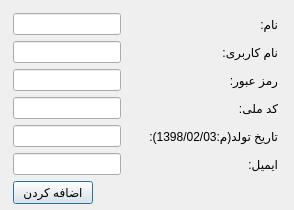
<?xml version="1.0" encoding="UTF-8"?>
<ui version="4.0">
 <class>add_user_ui</class>
 <widget class="QDialog" name="add_user_ui">
  <property name="geometry">
   <rect>
    <x>0</x>
    <y>0</y>
    <width>294</width>
    <height>210</height>
   </rect>
  </property>
  <property name="windowTitle">
   <string>اضافه کردن کاربر</string>
  </property>
  <widget class="QWidget" name="formLayoutWidget">
   <property name="geometry">
    <rect>
     <x>10</x>
     <y>10</y>
     <width>271</width>
     <height>211</height>
    </rect>
   </property>
   <layout class="QFormLayout" name="formLayout">
    <property name="leftMargin">
     <number>3</number>
    </property>
    <property name="topMargin">
     <number>3</number>
    </property>
    <property name="rightMargin">
     <number>3</number>
    </property>
    <property name="bottomMargin">
     <number>0</number>
    </property>
    <item row="0" column="0">
     <widget class="QLineEdit" name="lineEdit"/>
    </item>
    <item row="0" column="1">
     <widget class="QLabel" name="label">
      <property name="text">
       <string>نام:</string>
      </property>
     </widget>
    </item>
    <item row="1" column="0">
     <widget class="QLineEdit" name="lineEdit_2"/>
    </item>
    <item row="2" column="0">
     <widget class="QLineEdit" name="lineEdit_6"/>
    </item>
    <item row="2" column="1">
     <widget class="QLabel" name="label_6">
      <property name="text">
       <string>رمز عبور:</string>
      </property>
     </widget>
    </item>
    <item row="3" column="0">
     <widget class="QLineEdit" name="lineEdit_3"/>
    </item>
    <item row="3" column="1">
     <widget class="QLabel" name="label_3">
      <property name="text">
       <string>کد ملی:</string>
      </property>
     </widget>
    </item>
    <item row="4" column="0">
     <widget class="QLineEdit" name="lineEdit_4"/>
    </item>
    <item row="4" column="1">
     <widget class="QLabel" name="label_4">
      <property name="text">
       <string>تاریخ تولد(م:1398/02/03):</string>
      </property>
     </widget>
    </item>
    <item row="1" column="1">
     <widget class="QLabel" name="label_2">
      <property name="text">
       <string>نام کاربری:</string>
      </property>
     </widget>
    </item>
    <item row="5" column="1">
     <widget class="QLabel" name="label_5">
      <property name="text">
       <string>ایمیل:</string>
      </property>
     </widget>
    </item>
    <item row="5" column="0">
     <widget class="QLineEdit" name="lineEdit_5"/>
    </item>
    <item row="6" column="0">
     <widget class="QPushButton" name="pushButton">
      <property name="text">
       <string>اضافه کردن</string>
      </property>
     </widget>
    </item>
   </layout>
  </widget>
 </widget>
 <resources/>
 <connections/>
</ui>
